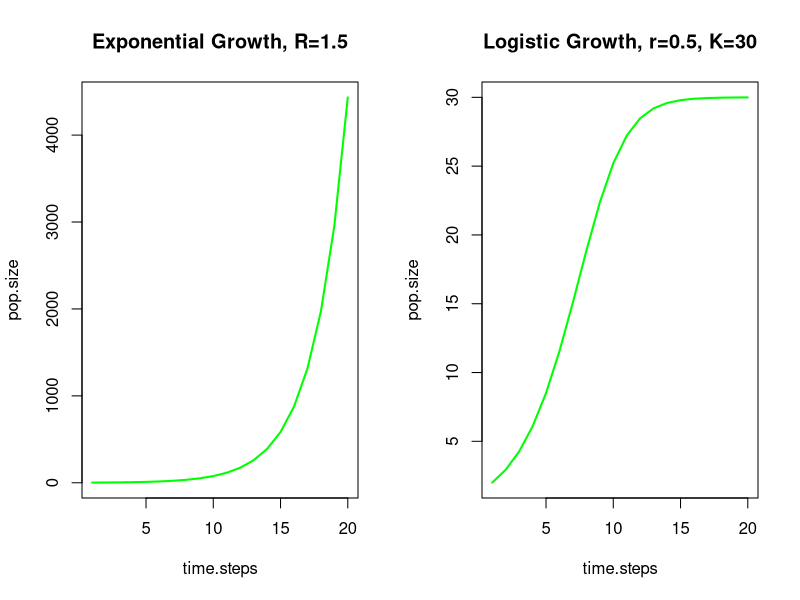

The R source for this figure:
##Some implementations of classical population growth models in R

##First a model of exponential growth
PureBirth <- function(R, current){
    nex <- R*current
    return(nex)
    }
    
time.steps = seq(1,20)
initial.size = 2 # we start out with just two parents
R = 1.5 #this is our first growth rate parameter, the number of progeny produced by each parent
pop.size <- rep(0,20)
pop.size[1] <- initial.size

for (i in 2:length(time.steps)){
    curr <- pop.size[i-1]
    nex <- PureBirth(R, curr)
    pop.size[i] <- nex
    }

par(mfrow=c(1,2))
plot(pop.size ~ time.steps, type='l', lwd=2, col='green', main='Exponential Growth, R=1.5')

##Next a model of logistic growth
LogisticGrowth <- function(r, K, current){
    nex <- current + r*current*(1-(current/K))
    return(nex)
    }
    
r = 0.5 #this is a different growth rate parameter. r = (R-1). It's basically the per capita change in the number of individuals from one generation to the next.
K = 30 #this is the carrying capacity for the population

for (i in 2:length(time.steps)){
    curr <- pop.size[i-1]
    nex <- LogisticGrowth(r, K, curr)
    pop.size[i] <- nex
    }
    
plot(pop.size ~ time.steps, type='l', lwd=2, col='green', main='Logistic Growth, r=0.5, K=30')

